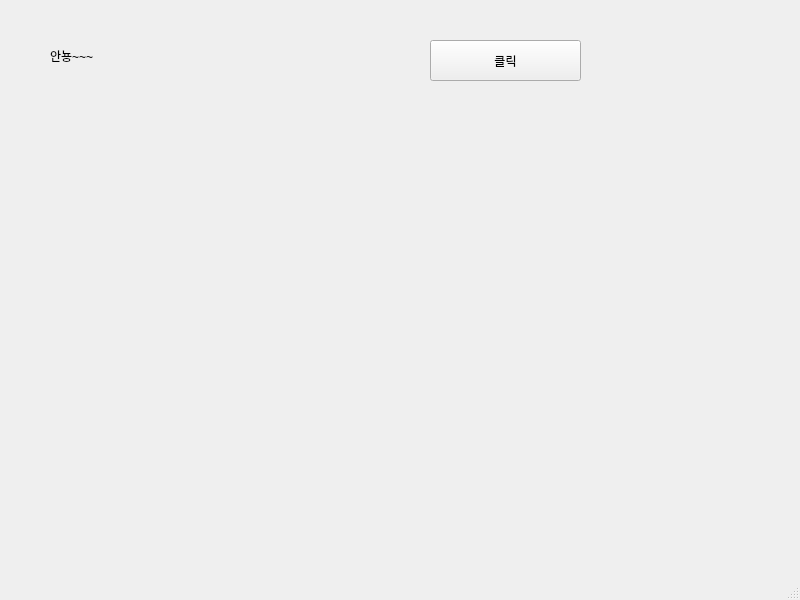
<?xml version="1.0" encoding="UTF-8"?>
<ui version="4.0">
 <class>MainWindow</class>
 <widget class="QMainWindow" name="MainWindow">
  <property name="geometry">
   <rect>
    <x>0</x>
    <y>0</y>
    <width>800</width>
    <height>600</height>
   </rect>
  </property>
  <property name="windowTitle">
   <string>MainWindow</string>
  </property>
  <widget class="QWidget" name="centralwidget">
   <widget class="QLabel" name="label">
    <property name="geometry">
     <rect>
      <x>50</x>
      <y>40</y>
      <width>221</width>
      <height>31</height>
     </rect>
    </property>
    <property name="text">
     <string>안뇽~~~</string>
    </property>
   </widget>
   <widget class="QPushButton" name="pushButton">
    <property name="geometry">
     <rect>
      <x>430</x>
      <y>40</y>
      <width>151</width>
      <height>41</height>
     </rect>
    </property>
    <property name="text">
     <string>클릭</string>
    </property>
   </widget>
  </widget>
  <widget class="QMenuBar" name="menubar">
   <property name="geometry">
    <rect>
     <x>0</x>
     <y>0</y>
     <width>800</width>
     <height>21</height>
    </rect>
   </property>
  </widget>
  <widget class="QStatusBar" name="statusbar"/>
 </widget>
 <resources/>
 <connections/>
</ui>
